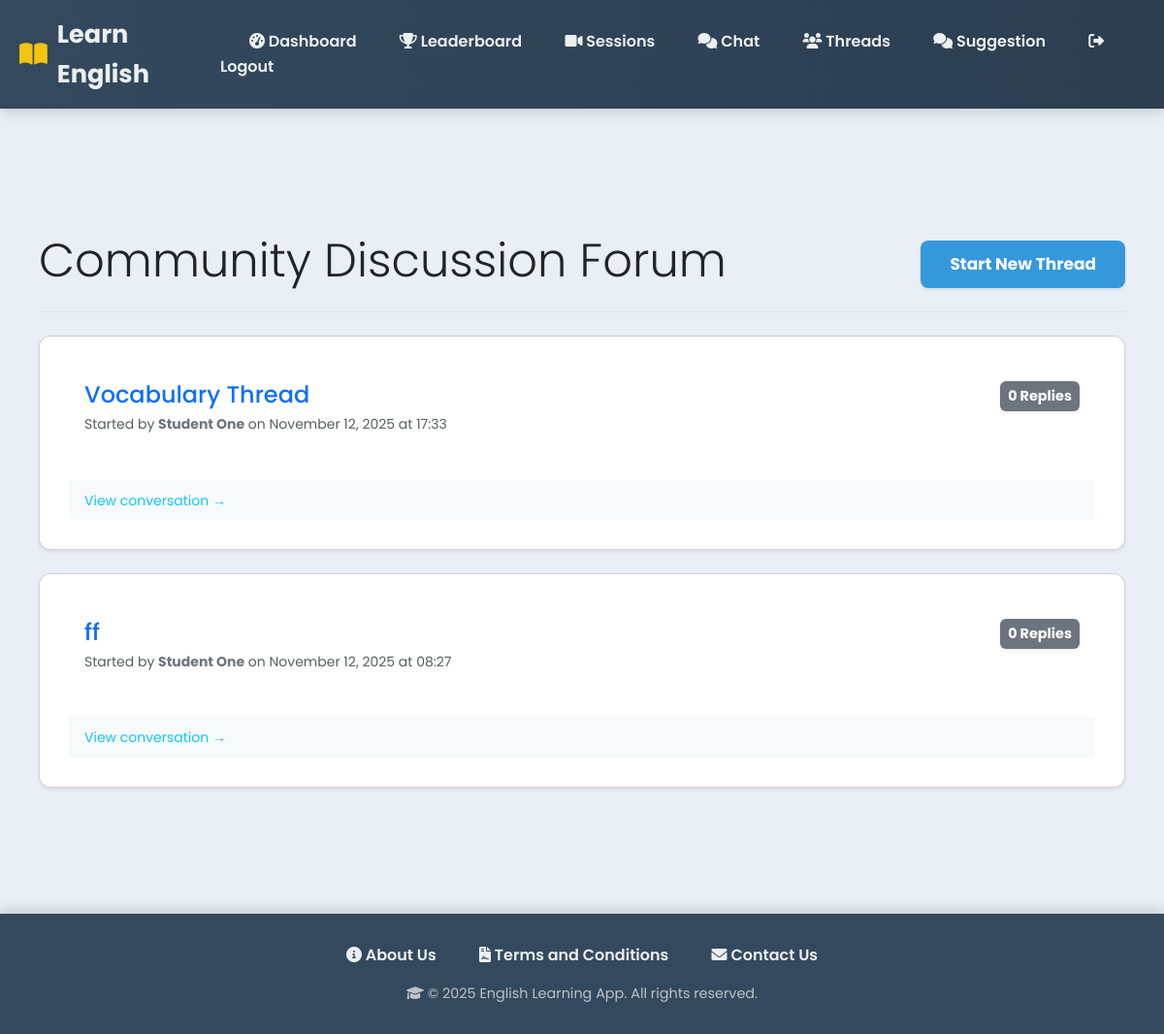
The app's page /discussions/ (signed in) with its own data.
### myapp/models.py (models this page shows, shortened)
class DiscussionThread(models.Model):
    title = models.CharField(max_length=200)
    description = models.TextField(blank=True, null=True)
    created_by = models.ForeignKey(
        UserRegister,
        on_delete=models.CASCADE,
        related_name='created_threads'
    )
    created_at = models.DateTimeField(auto_now_add=True)

class UserRegister(models.Model):
    USER_TYPE_CHOICES = [
        ('student', 'Student'),
        ('teacher', 'Teacher/Tutor'),
    ]
    user_id = models.AutoField(primary_key=True)
    full_name = models.CharField(max_length=100)
    username = models.CharField(max_length=50, unique=True)
    email = models.EmailField(unique=True)
    phone = models.CharField(max_length=15, unique=True)
    password_hash = models.CharField(max_length=255)
    usertype = models.CharField(max_length=20, choices=USER_TYPE_CHOICES, default='student')
    created_at = models.DateTimeField(default=timezone.now)

### myapp/views.py (the view)
# urls.py: path('discussions/', views.discussion_threads, name='discussion_threads'),
def discussion_threads(request):
    if not request.session.get("user_id"):
        return redirect("login")
    threads = DiscussionThread.objects.all().order_by('-created_at')
    return render(request, 'discussion_threads.html', {'threads': threads})

### templates/discussion_threads.html (shortened to what this page needs)
{% extends 'base.html' %}
{% block content %}
<div class="container mt-5">
    <div class="d-flex justify-content-between align-items-center mb-4 border-bottom pb-3">
        <h2 class="display-5 text-dark">Community Discussion Forum</h2>
        <a href="{% url 'create_thread' %}" class="btn btn-primary btn-lg shadow-sm">Start New Thread</a>
    </div>
    {% if threads %}
    <div class="row row-cols-1 g-4">
        {% for thread in threads %}
        <div class="col">
            <div class="card shadow-sm h-100 discussion-card"
                 onclick="window.location.href='{% url 'thread_detail' thread.id %}'"
                 style="cursor: pointer; transition: transform 0.3s ease, box-shadow 0.3s ease;">
                <div class="card-body">
                    <div class="d-flex justify-content-between align-items-start">
                        <div>
                            <a href="{% url 'thread_detail' thread.id %}" class="text-decoration-none">
                                <h4 class="card-title text-primary mb-1">{{ thread.title }}</h4>
                            </a>
                            <p class="card-text text-muted mb-0 small">
                                Started by <span class="fw-bold text-secondary">{{ thread.created_by.full_name }}</span>
                                on {{ thread.created_at|date:"F d, Y" }} at {{ thread.created_at|date:"H:i" }}
                            </p>
                        </div>
                        <div class="text-end ms-3">
                            <span class="badge bg-secondary p-2 shadow-sm" style="font-size: 0.9rem;">
                                {{ thread.reply_count|default:0 }} Replies
                            </span>
                        </div>
                    </div>
                </div>
                <div class="card-footer bg-light border-0">
                    <small class="text-info">
                        View conversation →
                    </small>
                </div>
            </div>
        </div>
        {% endfor %}
    </div>
    {% endif %}
</div>
{% endblock %}

### templates/base.html (style rules this page uses)
body { font-family: 'Poppins', 'Segoe UI', Tahoma, Geneva, Verdana, sans-serif; margin: 0; padding: 0; background: #e9eff5; color: #2c3e50; line-height: 1.6; }
.container { padding: 40px 20px; max-width: 1200px; margin: 0 auto; }
.card { background: #ffffff; padding: 30px; margin-bottom: 30px; border-radius: 12px; box-shadow: 0 6px 20px rgba(0,0,0,0.08); }
.btn { display: inline-block; padding: 12px 30px; background: #3498db; color: #fff; border: none; border-radius: 8px; text-decoration: none; cursor: pointer; font-size: 17px; font-weight: 700; transition: background 0.3s, transform 0.2s, box-shadow 0.3s; }

### records on screen
DiscussionThread: title "Vocabulary Thread", created_by.full_name "Student One", created_at "November 12, 2025", created_at "17:33", reply_count "0"
DiscussionThread: title "ff", created_by.full_name "Student One", created_at "November 12, 2025", created_at "08:27", reply_count "0"
